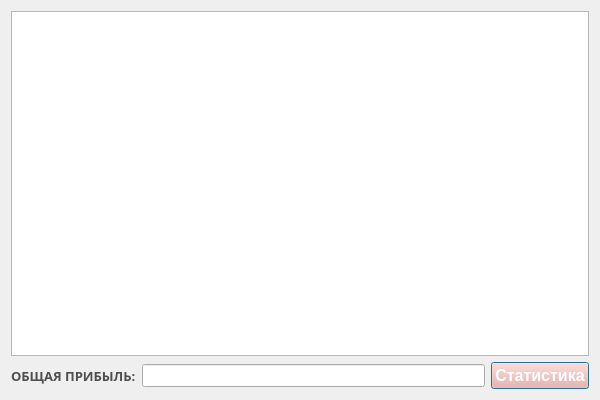
<?xml version="1.0" encoding="UTF-8"?>
<ui version="4.0">
 <class>WorEff</class>
 <widget class="QDialog" name="WorEff">
  <property name="geometry">
   <rect>
    <x>0</x>
    <y>0</y>
    <width>600</width>
    <height>400</height>
   </rect>
  </property>
  <property name="minimumSize">
   <size>
    <width>600</width>
    <height>400</height>
   </size>
  </property>
  <property name="font">
   <font>
    <family>Arial</family>
    <pointsize>10</pointsize>
    <weight>75</weight>
    <bold>true</bold>
   </font>
  </property>
  <property name="windowTitle">
   <string>История заказов</string>
  </property>
  <layout class="QHBoxLayout" name="horizontalLayout_2">
   <item>
    <layout class="QVBoxLayout" name="verticalLayout">
     <item>
      <widget class="QTableView" name="tableView">
       <property name="font">
        <font>
         <family>Arial</family>
         <pointsize>10</pointsize>
         <weight>75</weight>
         <bold>true</bold>
        </font>
       </property>
       <property name="styleSheet">
        <string notr="true">color: rgb(78, 78, 78);</string>
       </property>
      </widget>
     </item>
     <item>
      <layout class="QHBoxLayout" name="horizontalLayout">
       <item>
        <widget class="QLabel" name="label_2">
         <property name="font">
          <font>
           <family>Arial Black</family>
           <pointsize>10</pointsize>
           <weight>75</weight>
           <bold>true</bold>
          </font>
         </property>
         <property name="styleSheet">
          <string notr="true">color: rgb(78, 78, 78);</string>
         </property>
         <property name="text">
          <string>ОБЩАЯ ПРИБЫЛЬ:</string>
         </property>
        </widget>
       </item>
       <item>
        <widget class="QLineEdit" name="lineEditMoney">
         <property name="font">
          <font>
           <family>Arial</family>
           <pointsize>10</pointsize>
           <weight>75</weight>
           <bold>true</bold>
          </font>
         </property>
        </widget>
       </item>
       <item>
        <widget class="QPushButton" name="historyButton">
         <property name="font">
          <font>
           <family>Arial</family>
           <pointsize>12</pointsize>
           <weight>75</weight>
           <bold>true</bold>
          </font>
         </property>
         <property name="styleSheet">
          <string notr="true">background-color: rgb(250, 167, 150);
color: rgb(255, 255, 255);</string>
         </property>
         <property name="text">
          <string>Статистика</string>
         </property>
        </widget>
       </item>
      </layout>
     </item>
     <item>
      <layout class="QGridLayout" name="gridLayout"/>
     </item>
    </layout>
   </item>
  </layout>
 </widget>
 <resources/>
 <connections/>
</ui>
